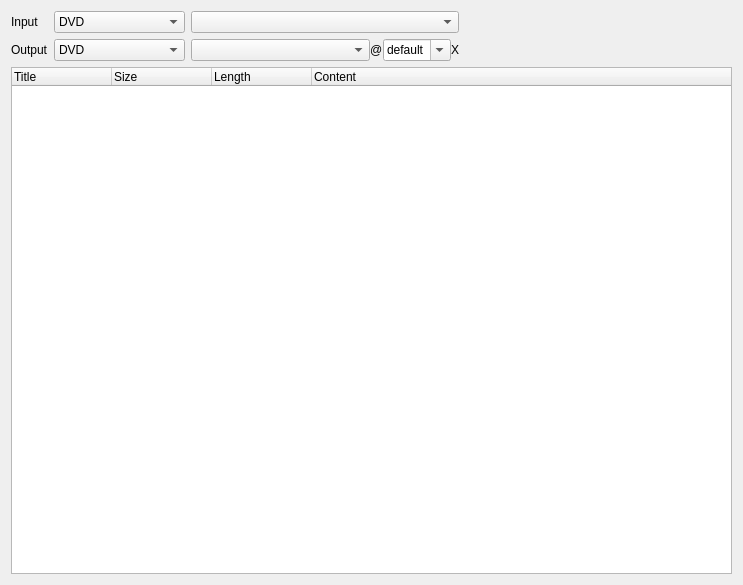
<?xml version="1.0" encoding="UTF-8"?>
<ui version="4.0">
 <class>MainDlg</class>
 <widget class="QWidget" name="MainDlg">
  <property name="geometry">
   <rect>
    <x>0</x>
    <y>0</y>
    <width>743</width>
    <height>585</height>
   </rect>
  </property>
  <property name="sizePolicy">
   <sizepolicy hsizetype="Preferred" vsizetype="Expanding">
    <horstretch>0</horstretch>
    <verstretch>0</verstretch>
   </sizepolicy>
  </property>
  <property name="minimumSize">
   <size>
    <width>0</width>
    <height>200</height>
   </size>
  </property>
  <property name="windowTitle">
   <string>MainDlg</string>
  </property>
  <layout class="QGridLayout" name="gridLayout_2">
   <item row="0" column="0">
    <widget class="QLabel" name="lblInput">
     <property name="sizePolicy">
      <sizepolicy hsizetype="Fixed" vsizetype="Preferred">
       <horstretch>0</horstretch>
       <verstretch>0</verstretch>
      </sizepolicy>
     </property>
     <property name="text">
      <string>Input</string>
     </property>
     <property name="wordWrap">
      <bool>false</bool>
     </property>
    </widget>
   </item>
   <item row="0" column="1">
    <widget class="QComboBox" name="cbInput">
     <property name="sizePolicy">
      <sizepolicy hsizetype="Preferred" vsizetype="Fixed">
       <horstretch>0</horstretch>
       <verstretch>0</verstretch>
      </sizepolicy>
     </property>
     <item>
      <property name="text">
       <string>DVD</string>
      </property>
     </item>
     <item>
      <property name="text">
       <string>ISO Image</string>
      </property>
     </item>
     <item>
      <property name="text">
       <string>Folder</string>
      </property>
     </item>
    </widget>
   </item>
   <item row="0" column="2">
    <layout class="QHBoxLayout" name="horizontalLayout">
     <item>
      <widget class="QComboBox" name="cbInputDev">
       <property name="sizePolicy">
        <sizepolicy hsizetype="Preferred" vsizetype="Fixed">
         <horstretch>0</horstretch>
         <verstretch>0</verstretch>
        </sizepolicy>
       </property>
      </widget>
     </item>
     <item>
      <widget class="KUrlRequester" name="urInput"/>
     </item>
    </layout>
   </item>
   <item row="1" column="0">
    <widget class="QLabel" name="lblInput_2">
     <property name="sizePolicy">
      <sizepolicy hsizetype="Fixed" vsizetype="Preferred">
       <horstretch>0</horstretch>
       <verstretch>0</verstretch>
      </sizepolicy>
     </property>
     <property name="text">
      <string>Output</string>
     </property>
     <property name="wordWrap">
      <bool>false</bool>
     </property>
    </widget>
   </item>
   <item row="1" column="1">
    <widget class="QComboBox" name="cbOutput">
     <property name="sizePolicy">
      <sizepolicy hsizetype="Fixed" vsizetype="Fixed">
       <horstretch>0</horstretch>
       <verstretch>0</verstretch>
      </sizepolicy>
     </property>
     <item>
      <property name="text">
       <string>DVD</string>
      </property>
     </item>
     <item>
      <property name="text">
       <string>ISO Image</string>
      </property>
     </item>
     <item>
      <property name="text">
       <string>Folder</string>
      </property>
     </item>
     <item>
      <property name="text">
       <string>MPEG-4 encoding</string>
      </property>
     </item>
     <item>
      <property name="text">
       <string>Audio extraction</string>
      </property>
     </item>
     <item>
      <property name="text">
       <string>MPEG-2 extraction</string>
      </property>
     </item>
    </widget>
   </item>
   <item row="1" column="2">
    <layout class="QHBoxLayout" name="horizontalLayout_2">
     <item>
      <widget class="QWidget" name="wOutput" native="true">
       <layout class="QGridLayout" name="gridLayout">
        <property name="sizeConstraint">
         <enum>QLayout::SetDefaultConstraint</enum>
        </property>
        <property name="margin">
         <number>0</number>
        </property>
        <property name="spacing">
         <number>0</number>
        </property>
        <item row="0" column="0">
         <widget class="QComboBox" name="cbOutputDev">
          <property name="sizePolicy">
           <sizepolicy hsizetype="Preferred" vsizetype="Fixed">
            <horstretch>0</horstretch>
            <verstretch>0</verstretch>
           </sizepolicy>
          </property>
          <property name="editable">
           <bool>false</bool>
          </property>
         </widget>
        </item>
        <item row="0" column="1">
         <widget class="QLabel" name="textLabel1_3">
          <property name="sizePolicy">
           <sizepolicy hsizetype="Fixed" vsizetype="Preferred">
            <horstretch>0</horstretch>
            <verstretch>0</verstretch>
           </sizepolicy>
          </property>
          <property name="text">
           <string>@</string>
          </property>
          <property name="wordWrap">
           <bool>false</bool>
          </property>
         </widget>
        </item>
        <item row="0" column="2">
         <widget class="QComboBox" name="cbBurnSpeed">
          <property name="sizePolicy">
           <sizepolicy hsizetype="Fixed" vsizetype="Fixed">
            <horstretch>0</horstretch>
            <verstretch>0</verstretch>
           </sizepolicy>
          </property>
          <property name="editable">
           <bool>true</bool>
          </property>
          <item>
           <property name="text">
            <string>default</string>
           </property>
          </item>
         </widget>
        </item>
        <item row="0" column="3">
         <widget class="QLabel" name="textLabel2_2">
          <property name="sizePolicy">
           <sizepolicy hsizetype="Fixed" vsizetype="Preferred">
            <horstretch>0</horstretch>
            <verstretch>0</verstretch>
           </sizepolicy>
          </property>
          <property name="text">
           <string>X</string>
          </property>
          <property name="wordWrap">
           <bool>false</bool>
          </property>
         </widget>
        </item>
       </layout>
      </widget>
     </item>
     <item>
      <widget class="KUrlRequester" name="urOutput"/>
     </item>
    </layout>
   </item>
   <item row="2" column="0" colspan="3">
    <widget class="QTreeWidget" name="listView1">
     <property name="sizePolicy">
      <sizepolicy hsizetype="Expanding" vsizetype="Expanding">
       <horstretch>0</horstretch>
       <verstretch>0</verstretch>
      </sizepolicy>
     </property>
     <property name="minimumSize">
      <size>
       <width>0</width>
       <height>200</height>
      </size>
     </property>
     <property name="contextMenuPolicy">
      <enum>Qt::CustomContextMenu</enum>
     </property>
     <property name="toolTip">
      <string>dbl-click DVD title to edit</string>
     </property>
     <property name="showSortIndicator" stdset="0">
      <bool>true</bool>
     </property>
     <column>
      <property name="text">
       <string>Title</string>
      </property>
     </column>
     <column>
      <property name="text">
       <string>Size</string>
      </property>
     </column>
     <column>
      <property name="text">
       <string>Length</string>
      </property>
     </column>
     <column>
      <property name="text">
       <string>Content</string>
      </property>
     </column>
    </widget>
   </item>
  </layout>
 </widget>
 <layoutdefault spacing="6" margin="11"/>
 <customwidgets>
  <customwidget>
   <class>KUrlRequester</class>
   <extends>QFrame</extends>
   <header>kurlrequester.h</header>
  </customwidget>
 </customwidgets>
 <tabstops>
  <tabstop>cbInputDev</tabstop>
  <tabstop>cbOutputDev</tabstop>
  <tabstop>cbBurnSpeed</tabstop>
  <tabstop>listView1</tabstop>
 </tabstops>
 <resources/>
 <connections>
  <connection>
   <sender>cbOutputDev</sender>
   <signal>activated(int)</signal>
   <receiver>MainDlg</receiver>
   <slot>cbOutputDevActivated(int)</slot>
   <hints>
    <hint type="sourcelabel">
     <x>159</x>
     <y>35</y>
    </hint>
    <hint type="destinationlabel">
     <x>20</x>
     <y>20</y>
    </hint>
   </hints>
  </connection>
  <connection>
   <sender>cbInput</sender>
   <signal>currentIndexChanged(int)</signal>
   <receiver>MainDlg</receiver>
   <slot>cbInputChanged(int)</slot>
   <hints>
    <hint type="sourcelabel">
     <x>111</x>
     <y>13</y>
    </hint>
    <hint type="destinationlabel">
     <x>2</x>
     <y>72</y>
    </hint>
   </hints>
  </connection>
  <connection>
   <sender>cbOutput</sender>
   <signal>activated(int)</signal>
   <receiver>MainDlg</receiver>
   <slot>cbOutputChanged(int)</slot>
   <hints>
    <hint type="sourcelabel">
     <x>77</x>
     <y>43</y>
    </hint>
    <hint type="destinationlabel">
     <x>4</x>
     <y>134</y>
    </hint>
   </hints>
  </connection>
 </connections>
 <slots>
  <slot>cbInputChanged(int)</slot>
  <slot>cbOutputChanged(int)</slot>
 </slots>
</ui>
